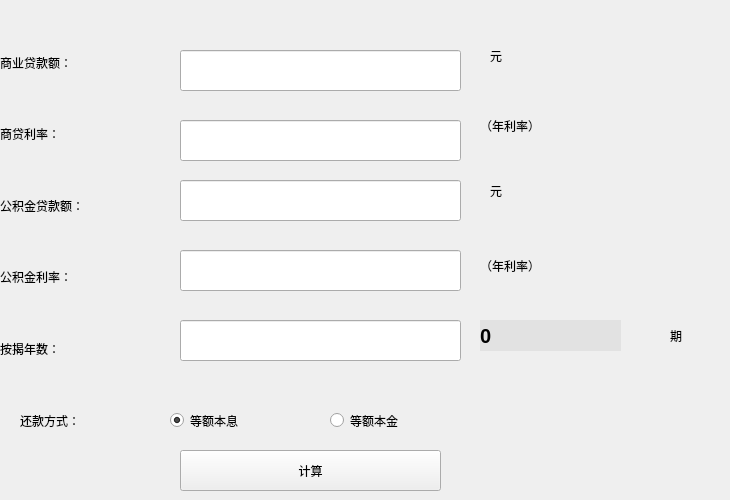
      <widget class="QWidget" name="tab">
       <attribute name="title">
        <string>组合型贷款</string>
       </attribute>
       <widget class="QLineEdit" name="lineEdit_15">
        <property name="geometry">
         <rect>
          <x>180</x>
          <y>50</y>
          <width>281</width>
          <height>41</height>
         </rect>
        </property>
        <property name="font">
         <font>
          <pointsize>12</pointsize>
          <weight>50</weight>
          <italic>true</italic>
          <bold>false</bold>
         </font>
        </property>
        <property name="text">
         <string/>
        </property>
       </widget>
       <widget class="QLineEdit" name="lineEdit_16">
        <property name="geometry">
         <rect>
          <x>180</x>
          <y>120</y>
          <width>281</width>
          <height>41</height>
         </rect>
        </property>
        <property name="font">
         <font>
          <pointsize>12</pointsize>
          <weight>50</weight>
          <italic>true</italic>
          <bold>false</bold>
         </font>
        </property>
        <property name="text">
         <string/>
        </property>
       </widget>
       <widget class="QLineEdit" name="lineEdit_17">
        <property name="geometry">
         <rect>
          <x>180</x>
          <y>250</y>
          <width>281</width>
          <height>41</height>
         </rect>
        </property>
        <property name="font">
         <font>
          <pointsize>12</pointsize>
          <weight>50</weight>
          <italic>true</italic>
          <bold>false</bold>
         </font>
        </property>
        <property name="text">
         <string/>
        </property>
       </widget>
       <widget class="QLineEdit" name="lineEdit_18">
        <property name="geometry">
         <rect>
          <x>180</x>
          <y>180</y>
          <width>281</width>
          <height>41</height>
         </rect>
        </property>
        <property name="font">
         <font>
          <pointsize>12</pointsize>
          <weight>50</weight>
          <italic>true</italic>
          <bold>false</bold>
         </font>
        </property>
        <property name="text">
         <string/>
        </property>
       </widget>
       <widget class="QLineEdit" name="lineEdit_19">
        <property name="geometry">
         <rect>
          <x>180</x>
          <y>320</y>
          <width>281</width>
          <height>41</height>
         </rect>
        </property>
        <property name="font">
         <font>
          <pointsize>12</pointsize>
          <weight>50</weight>
          <italic>true</italic>
          <bold>false</bold>
         </font>
        </property>
        <property name="text">
         <string/>
        </property>
       </widget>
       <widget class="QLabel" name="label_34">
        <property name="geometry">
         <rect>
          <x>20</x>
          <y>400</y>
          <width>121</width>
          <height>41</height>
         </rect>
        </property>
        <property name="text">
         <string>还款方式：</string>
        </property>
       </widget>
       <widget class="QRadioButton" name="radioButton_13">
        <property name="geometry">
         <rect>
          <x>170</x>
          <y>400</y>
          <width>171</width>
          <height>41</height>
         </rect>
        </property>
        <property name="text">
         <string>等额本息</string>
        </property>
        <property name="checked">
         <bool>true</bool>
        </property>
       </widget>
       <widget class="QRadioButton" name="radioButton_14">
        <property name="geometry">
         <rect>
          <x>330</x>
          <y>400</y>
          <width>151</width>
          <height>41</height>
         </rect>
        </property>
        <property name="text">
         <string>等额本金</string>
        </property>
       </widget>
       <widget class="QLabel" name="label_35">
        <property name="geometry">
         <rect>
          <x>490</x>
          <y>40</y>
          <width>81</width>
          <height>31</height>
         </rect>
        </property>
        <property name="text">
         <string>元</string>
        </property>
       </widget>
       <widget class="QLabel" name="label_36">
        <property name="geometry">
         <rect>
          <x>490</x>
          <y>180</y>
          <width>91</width>
          <height>21</height>
         </rect>
        </property>
        <property name="text">
         <string>元</string>
        </property>
       </widget>
       <widget class="QLabel" name="label_37">
        <property name="geometry">
         <rect>
          <x>670</x>
          <y>320</y>
          <width>51</width>
          <height>31</height>
         </rect>
        </property>
        <property name="text">
         <string>期</string>
        </property>
       </widget>
       <widget class="QPushButton" name="pushButton_5">
        <property name="geometry">
         <rect>
          <x>180</x>
          <y>450</y>
          <width>261</width>
          <height>41</height>
         </rect>
        </property>
        <property name="text">
         <string>计算</string>
        </property>
       </widget>
       <widget class="QLabel" name="label_47">
        <property name="geometry">
         <rect>
          <x>480</x>
          <y>320</y>
          <width>141</width>
          <height>31</height>
         </rect>
        </property>
        <property name="font">
         <font>
          <pointsize>15</pointsize>
          <weight>75</weight>
          <bold>true</bold>
         </font>
        </property>
        <property name="styleSheet">
         <string notr="true">background-color: rgb(226, 226, 226);</string>
        </property>
        <property name="text">
         <string>0</string>
        </property>
       </widget>
       <widget class="QLabel" name="label_52">
        <property name="geometry">
         <rect>
          <x>480</x>
          <y>250</y>
          <width>131</width>
          <height>31</height>
         </rect>
        </property>
        <property name="text">
         <string>（年利率）</string>
        </property>
       </widget>
       <widget class="QLabel" name="label_53">
        <property name="geometry">
         <rect>
          <x>480</x>
          <y>110</y>
          <width>131</width>
          <height>31</height>
         </rect>
        </property>
        <property name="text">
         <string>（年利率）</string>
        </property>
       </widget>
       <widget class="QWidget" name="widget_7" native="true">
        <property name="geometry">
         <rect>
          <x>0</x>
          <y>30</y>
          <width>191</width>
          <height>351</height>
         </rect>
        </property>
        <layout class="QVBoxLayout" name="verticalLayout_7">
         <item>
          <widget class="QLabel" name="label_29">
           <property name="text">
            <string>商业贷款额：</string>
           </property>
          </widget>
         </item>
         <item>
          <widget class="QLabel" name="label_30">
           <property name="text">
            <string>商贷利率：</string>
           </property>
          </widget>
         </item>
         <item>
          <widget class="QLabel" name="label_32">
           <property name="text">
            <string>公积金贷款额：</string>
           </property>
          </widget>
         </item>
         <item>
          <widget class="QLabel" name="label_31">
           <property name="text">
            <string>公积金利率：</string>
           </property>
          </widget>
         </item>
         <item>
          <widget class="QLabel" name="label_33">
           <property name="text">
            <string>按揭年数：</string>
           </property>
          </widget>
         </item>
        </layout>
       </widget>
      </widget>
